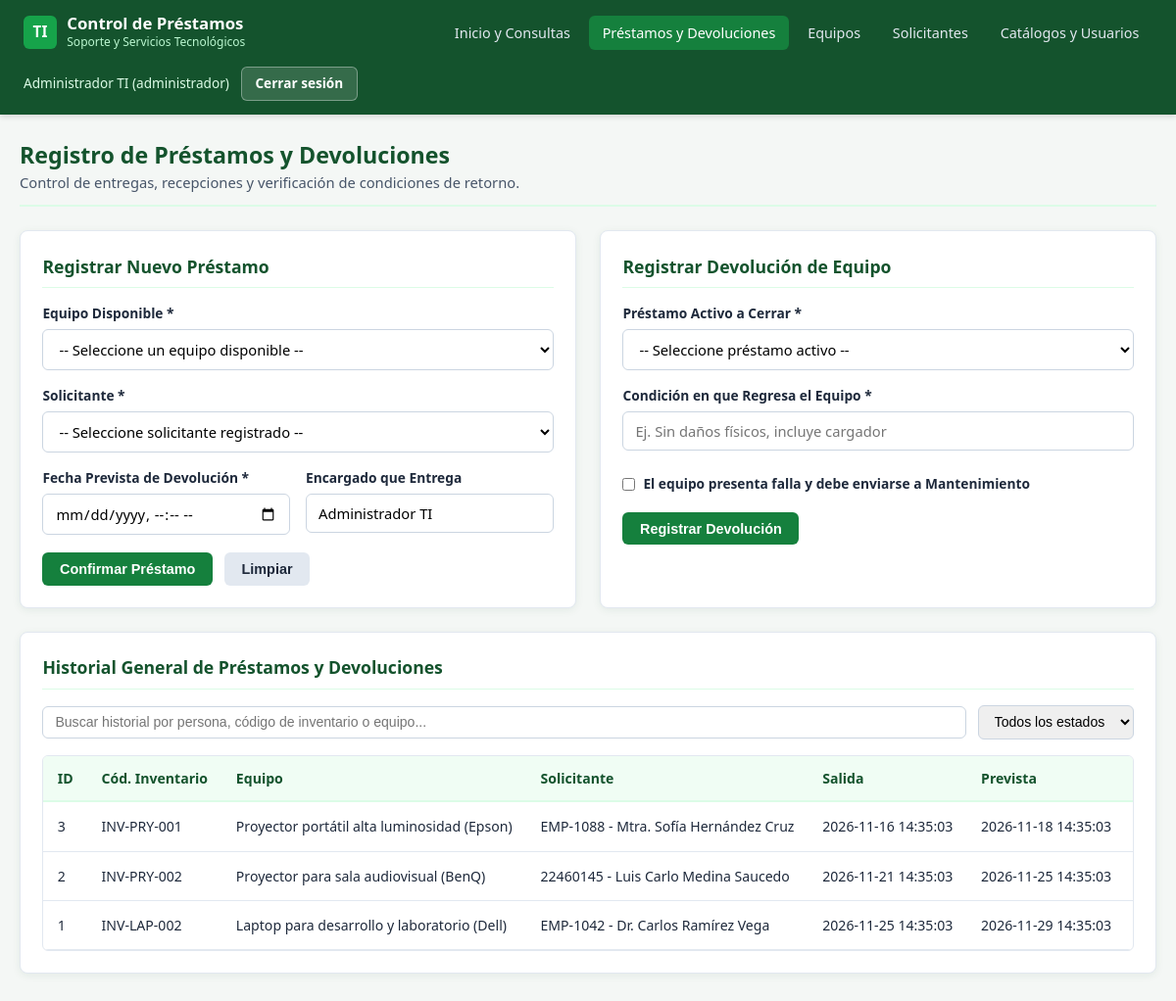
The app's page /prestamos.php (signed in) with its own data.
### tables this page shows
CREATE TABLE prestamos (
    id_prestamo INT UNSIGNED AUTO_INCREMENT,
    id_equipo INT UNSIGNED NOT NULL,
    id_solicitante INT UNSIGNED NOT NULL,
    id_usuario_entrega INT UNSIGNED NOT NULL,
    id_usuario_recibe INT UNSIGNED NULL,
    fecha_prestamo DATETIME NOT NULL DEFAULT CURRENT_TIMESTAMP,
    fecha_prevista_devolucion DATETIME NOT NULL,
    fecha_devolucion_real DATETIME NULL,
    estado_prestamo ENUM('activo', 'devuelto', 'vencido') NOT NULL DEFAULT 'activo',
    condicion_devolucion VARCHAR(150) NULL,
    requiere_mantenimiento TINYINT(1) NOT NULL DEFAULT 0,
    
    CONSTRAINT pk_prestamos PRIMARY KEY (id_prestamo),
    CONSTRAINT chk_fechas_prestamo CHECK (fecha_prevista_devolucion >= fecha_prestamo),
    CONSTRAINT chk_fecha_devolucion CHECK (fecha_devolucion_real IS NULL OR fecha_devolucion_real >= fecha_prestamo),
    
    CONSTRAINT fk_prestamos_equipo
        FOREIGN KEY (id_equipo) REFERENCES equipos (id_equipo)
        ON UPDATE CASCADE
        ON DELETE RESTRICT,
    CONSTRAINT fk_prestamos_solicitante
        FOREIGN KEY (id_solicitante) REFERENCES solicitantes (id_solicitante)
        ON UPDATE CASCADE
        ON DELETE RESTRICT,
        
    CONSTRAINT fk_prestamos_usuario_entrega
        FOREIGN KEY (id_usuario_entrega) REFERENCES usuarios (id_usuario)
        ON UPDATE CASCADE
        ON DELETE RESTRICT,
        
    CONSTRAINT fk_prestamos_usuario_recibe
        FOREIGN KEY (id_usuario_recibe) REFERENCES usuarios (id_usuario)
        ON UPDATE CASCADE
        ON DELETE RESTRICT
        
);

CREATE TABLE equipos (
    id_equipo INT UNSIGNED AUTO_INCREMENT,
    codigo_inventario VARCHAR(50) NOT NULL,
    numero_serie VARCHAR(80) NULL,
    descripcion VARCHAR(150) NOT NULL,
    marca VARCHAR(60) NOT NULL,
    modelo VARCHAR(80) NOT NULL,
    id_categoria INT UNSIGNED NOT NULL,
    estado ENUM('disponible', 'prestado', 'mantenimiento', 'baja') NOT NULL DEFAULT 'disponible',
    condicion_fisica VARCHAR(150) NOT NULL DEFAULT 'Óptima',
    
    CONSTRAINT pk_equipos PRIMARY KEY (id_equipo),
    CONSTRAINT uq_equipos_inventario UNIQUE (codigo_inventario),
    CONSTRAINT uq_equipos_serie UNIQUE (numero_serie),
    
    CONSTRAINT fk_equipos_categoria
        FOREIGN KEY (id_categoria) REFERENCES categorias (id_categoria)
        ON UPDATE CASCADE
        ON DELETE RESTRICT
        
);

CREATE TABLE solicitantes (
    id_solicitante INT UNSIGNED AUTO_INCREMENT,
    numero_control VARCHAR(30) NOT NULL,
    nombre_completo VARCHAR(120) NOT NULL,
    id_departamento INT UNSIGNED NOT NULL,
    
    CONSTRAINT pk_solicitantes PRIMARY KEY (id_solicitante),
    CONSTRAINT uq_solicitantes_num UNIQUE (numero_control),
    
    CONSTRAINT fk_solicitantes_departamento
        FOREIGN KEY (id_departamento) REFERENCES departamentos (id_departamento)
        ON UPDATE CASCADE
        ON DELETE RESTRICT
        
);

### config/auth.php (called while the page is built, shortened)
<?php
function esAdmin(): bool {
    return isset($_SESSION['rol']) && $_SESSION['rol'] === 'administrador';
}

### prestamos.php (the view, shortened to what this page needs)
<?php
require_once 'config/auth.php';
require_once 'config/conexion.php';
$pdo->exec("UPDATE prestamos
            SET estado_prestamo = 'vencido'
            WHERE estado_prestamo = 'activo'
              AND fecha_prevista_devolucion < NOW()");
$historial = $pdo->query("
    SELECT p.id_prestamo, p.fecha_prestamo, p.fecha_prevista_devolucion, p.fecha_devolucion_real,
           p.estado_prestamo, p.condicion_devolucion,
           e.codigo_inventario, e.descripcion AS equipo, e.marca, e.modelo,
           s.numero_control, s.nombre_completo AS solicitante,
           u_ent.nombre_completo AS usuario_entrega,
           u_rec.nombre_completo AS usuario_recibe
    FROM prestamos p
    INNER JOIN equipos e ON p.id_equipo = e.id_equipo
    INNER JOIN solicitantes s ON p.id_solicitante = s.id_solicitante
    INNER JOIN usuarios u_ent ON p.id_usuario_entrega = u_ent.id_usuario
    LEFT JOIN usuarios u_rec ON p.id_usuario_recibe = u_rec.id_usuario
    ORDER BY p.id_prestamo DESC
")->fetchAll();
$filtroInicial = trim($_GET['buscar'] ?? '');
?>
<!DOCTYPE html>
<html lang="es">
<head>
    <link rel="stylesheet" href="css/estilos.css">
</head>
<body>
<header class="navbar">
    <div class="navbar-contenedor">
        <a href="index.php" class="marca">
            <span class="marca-icono">TI</span>
            <div class="marca-texto">
                <h1>Control de Préstamos</h1>
                <span>Soporte y Servicios Tecnológicos</span>
            </div>
        </a>
        <ul class="nav-enlaces" id="navEnlaces">
            <li><a href="index.php">Inicio y Consultas</a></li>
            <li><a href="prestamos.php" class="activo">Préstamos y Devoluciones</a></li>
            <li><a href="equipos.php">Equipos</a></li>
            <li><a href="solicitantes.php">Solicitantes</a></li>
            <li><a href="catalogos.php">Catálogos y Usuarios</a></li>
        </ul>
        <div class="nav-usuario">
            <span class="usuario-activo"><?= htmlspecialchars($_SESSION['nombre']) ?> (<?= htmlspecialchars($_SESSION['rol']) ?>)</span>
            <a href="logout.php" class="btn-cerrar-sesion">Cerrar sesión</a>
        </div>
    </div>
</header>
<main class="contenedor">
    <div class="encabezado-seccion">
        <div>
            <h2>Registro de Préstamos y Devoluciones</h2>
            <p>Control de entregas, recepciones y verificación de condiciones de retorno.</p>
        </div>
    </div>
    <?php if (esAdmin()): ?>
    <div class="grid-dos-columnas">
        <section class="panel">
            <div class="panel-titulo">Registrar Nuevo Préstamo</div>
            <form method="POST" action="prestamos.php">
                <div class="form-grid">
                    <div class="campo ancho-completo">
                        <label for="id_equipo">Equipo Disponible *</label>
                        <select id="id_equipo" name="id_equipo" required>
                            <option value="">-- Seleccione un equipo disponible --</option>
                        </select>
                    </div>
                    <div class="campo ancho-completo">
                        <label for="id_solicitante">Solicitante *</label>
                        <select id="id_solicitante" name="id_solicitante" required>
                            <option value="">-- Seleccione solicitante registrado --</option>
                        </select>
                    </div>
                    <div class="campo">
                        <label for="fecha_prevista_devolucion">Fecha Prevista de Devolución *</label>
                        <input type="datetime-local" id="fecha_prevista_devolucion" name="fecha_prevista_devolucion" required>
                    </div>
                    <div class="campo">
                        <label for="usuario_entrega">Encargado que Entrega</label>
                        <input type="text" id="usuario_entrega" value="<?= htmlspecialchars($_SESSION['nombre']) ?>" readonly>
                    </div>
                </div>
                <div class="acciones-form">
                    <button type="submit" class="btn btn-primario">Confirmar Préstamo</button>
                    <button type="reset" class="btn btn-secundario">Limpiar</button>
                </div>
            </form>
        </section>
        <section class="panel">
            <div class="panel-titulo">Registrar Devolución de Equipo</div>
            <form method="POST" action="prestamos.php">
                <div class="form-grid">
                    <div class="campo ancho-completo">
                        <label for="id_prestamo_dev">Préstamo Activo a Cerrar *</label>
                        <select id="id_prestamo_dev" name="id_prestamo" required>
                            <option value="">-- Seleccione préstamo activo --</option>
                        </select>
                    </div>
                    <div class="campo ancho-completo">
                        <label for="condicion_devolucion">Condición en que Regresa el Equipo *</label>
                        <input type="text" id="condicion_devolucion" name="condicion_devolucion" placeholder="Ej. Sin daños físicos, incluye cargador" required>
                    </div>
                    <div class="campo ancho-completo">
                        <label class="campo-check">
                            <input type="checkbox" id="requiere_mantenimiento" name="requiere_mantenimiento" value="1">
                            <span>El equipo presenta falla y debe enviarse a <strong>Mantenimiento</strong></span>
                        </label>
                    </div>
                </div>
                <div class="acciones-form">
                    <button type="submit" class="btn btn-primario">Registrar Devolución</button>
                </div>
            </form>
        </section>
    </div>
    <?php endif; ?>
    <section class="panel">
        <div class="panel-titulo">Historial General de Préstamos y Devoluciones</div>
        <div class="barra-filtros">
            <input type="text" id="inputBuscarHistorial" value="<?= htmlspecialchars($filtroInicial) ?>" placeholder="Buscar historial por persona, código de inventario o equipo..." data-tabla-filtro="tablaHistorialPrestamos">
            <select data-tabla-estado="tablaHistorialPrestamos">
                <option value="">Todos los estados</option>
            </select>
        </div>
        <div class="tabla-contenedor">
            <table id="tablaHistorialPrestamos">
                <thead>
                    <tr>
                        <th>ID</th>
                        <th>Cód. Inventario</th>
                        <th>Equipo</th>
                        <th>Solicitante</th>
                        <th>Salida</th>
                        <th>Prevista</th>
                        <th>Devolución Real</th>
                    </tr>
                </thead>
                <tbody>
                    <?php if (empty($historial)): ?>
                        <tr class="fila-vacia">
                            <td colspan="9">No hay movimientos de préstamos registrados.</td>
                        </tr>
                    <?php else: ?>
                        <?php foreach ($historial as $h): ?>
                            <tr data-estado="<?= htmlspecialchars($h['estado_prestamo']) ?>">
                                <td><?= (int)$h['id_prestamo'] ?></td>
                                <td><?= htmlspecialchars($h['codigo_inventario']) ?></td>
                                <td><?= htmlspecialchars($h['equipo'] . ' (' . $h['marca'] . ')') ?></td>
                                <td><?= htmlspecialchars($h['numero_control'] . ' - ' . $h['solicitante']) ?></td>
                                <td><?= htmlspecialchars($h['fecha_prestamo']) ?></td>
                                <td><?= htmlspecialchars($h['fecha_prevista_devolucion']) ?></td>
                                <td><?= htmlspecialchars($h['fecha_devolucion_real'] ?? 'Pendiente') ?></td>
                            </tr>
                        <?php endforeach; ?>
                    <?php endif; ?>
                </tbody>
            </table>
        </div>
    </section>
</main>
</body>
</html>

### records on screen
prestamos: id_prestamo "3", id_equipo.codigo_inventario "INV-PRY-001", id_equipo.marca "Proyector portátil alta luminosidad (Epson)", id_solicitante.nombre_completo "EMP-1088 - Mtra. Sofía Hernández Cruz", fecha_prestamo "2026-11-16 14:35:03", fecha_prevista_devolucion "2026-11-18 14:35:03"
prestamos: id_prestamo "2", id_equipo.codigo_inventario "INV-PRY-002", id_equipo.marca "Proyector para sala audiovisual (BenQ)", id_solicitante.nombre_completo "22460145 - Luis Carlo Medina Saucedo", fecha_prestamo "2026-11-21 14:35:03", fecha_prevista_devolucion "2026-11-25 14:35:03"
prestamos: id_prestamo "1", id_equipo.codigo_inventario "INV-LAP-002", id_equipo.marca "Laptop para desarrollo y laboratorio (Dell)", id_solicitante.nombre_completo "EMP-1042 - Dr. Carlos Ramírez Vega", fecha_prestamo "2026-11-25 14:35:03", fecha_prevista_devolucion "2026-11-29 14:35:03"

### other values on screen
$_SESSION['nombre'] "Administrador TI"
$_SESSION['rol'] "administrador"
